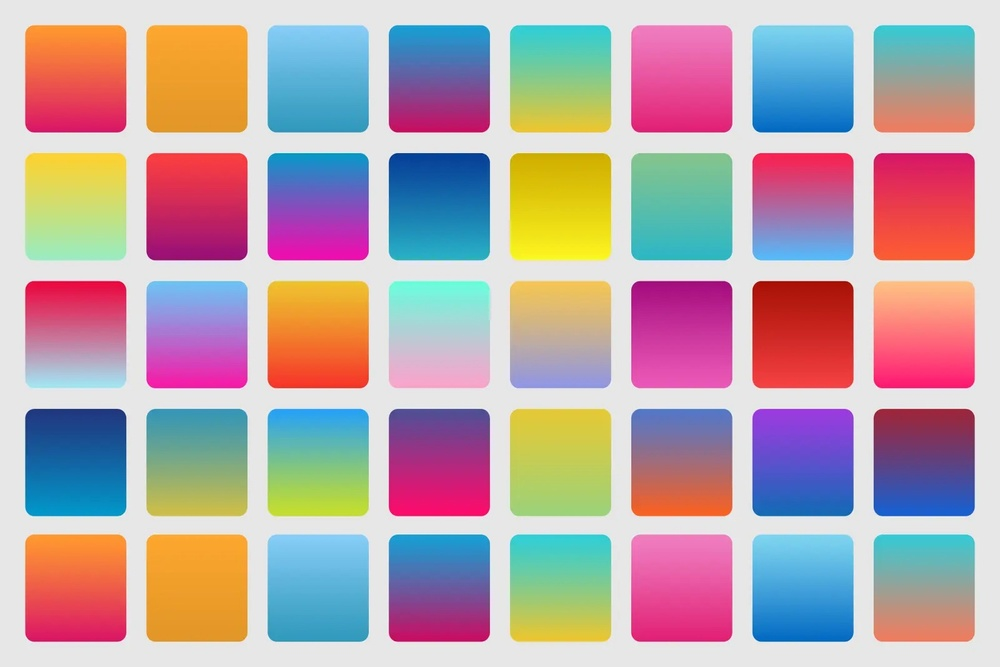
#> input picture im.jpeg, 1000 x 667 px, shrunk from 1600 x 1067 before the run, found by its file name
$ python histgrm.py
#> lines starting #> are read from the running program, lines starting #| are printed output that depends on the picture
import cv2
import numpy as np
import matplotlib.pyplot as plt

img = cv2.imread(r'C:/Users/amit/OneDrive/Desktop/image processing lab/im.jpeg', 0)
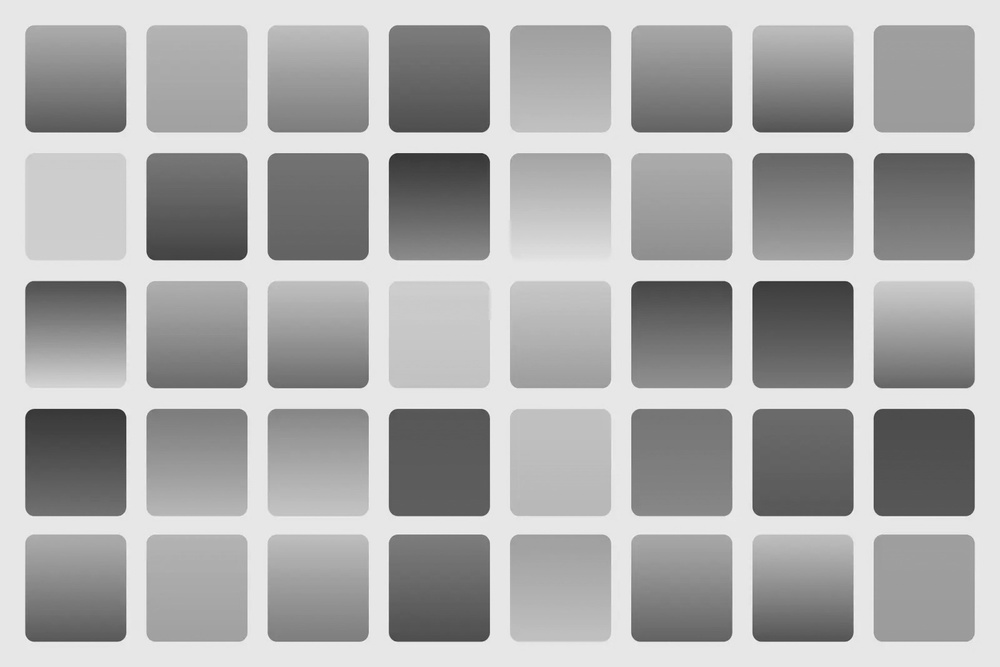
#> img: shape (667, 1000); min 37, max 247, mean 171.9
he_img = cv2.equalizeHist(img)
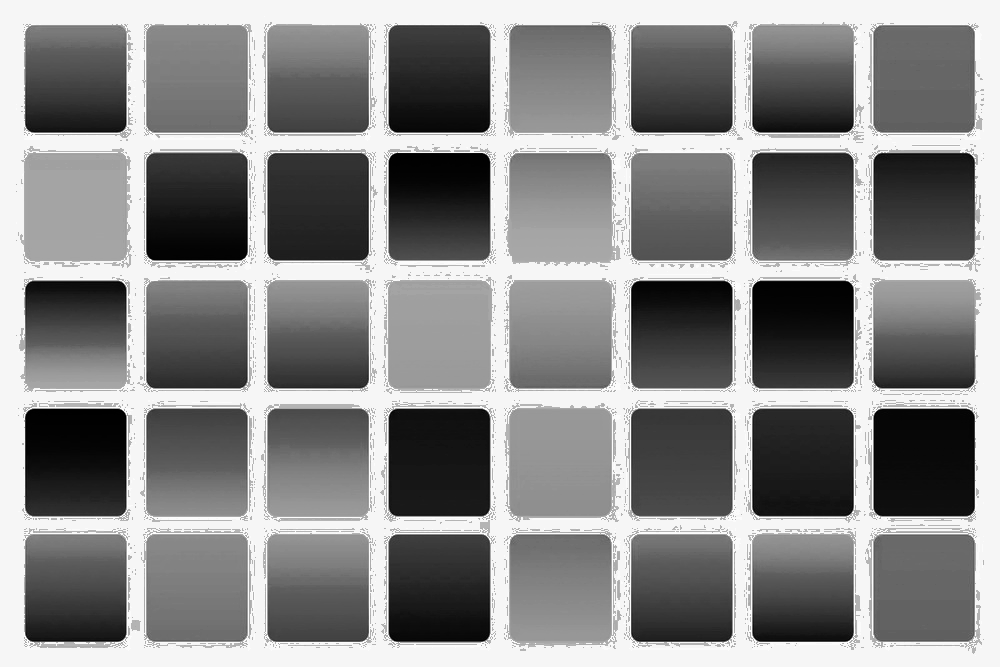
#> he_img: shape (667, 1000); min 0, max 255, mean 136.8
plt.figure(figsize=(10, 4))
plt.subplot(1, 3, 1);plt.imshow(img, cmap='gray');plt.title("Original Image");plt.axis('off')
plt.subplot(1, 3, 2);plt.imshow(he_img, cmap='gray');plt.title("Contrast Stretched Image");plt.axis('off')
plt.subplot(1, 3, 3);plt.imshow(he_img, cmap='gray');plt.title("Histogram Equalized Image");plt.axis('off')
plt.show()
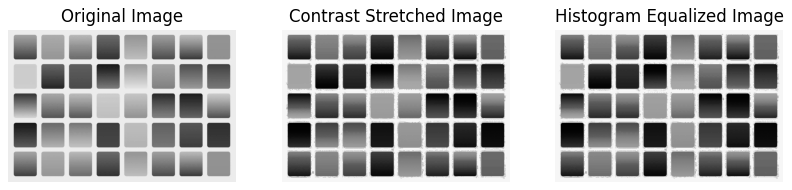
#> figure drawn by matplotlib, 3 panels
